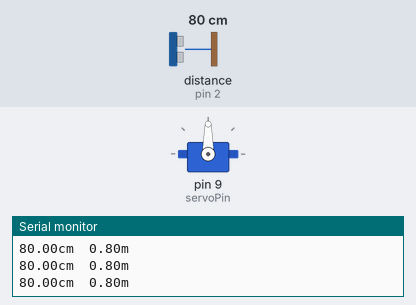
A sketch run on a simulated Arduino Uno, built with avr-gcc and run on an emulated ATmega328P. On the bench: servo, the last lines printed to the serial monitor. Wiring (inferred from the names in the program): ultrasonic range finder: trigger pin 4; echo pin 2. The inputs (shaded band) are chosen by the test bench; at power-on: distance to the obstacle (sensor on pin 2) 80 cm. The echo pulse lasts 58.3 µs per cm; random numbers use the default seed unless the sketch sets one.

Above: at 7.2 s.
7.3 s: distance to the obstacle (sensor on pin 2) set to 2 cm
8.8 s: distance to the obstacle (sensor on pin 2) set to 18 cm
10.6 s: distance to the obstacle (sensor on pin 2) set to 23 cm
At 11.95 s:
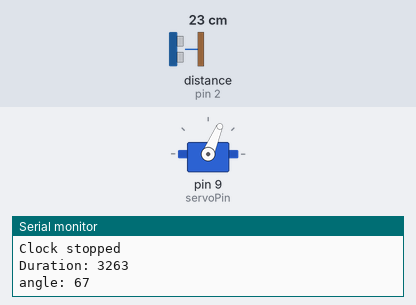
At 13.4 s:
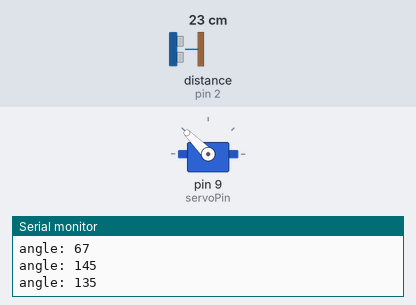
Timing chart, 0 to 15.5 s (numbered marks = the images above; inputs shaded):
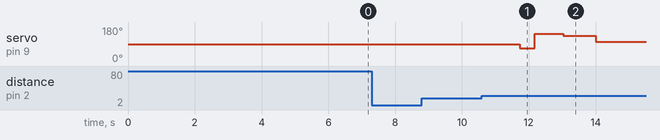

Measured:
- after the input at 10.6 s, servo on pin 9 (servoPin): 90° → 67° after 1.1 s, → 145° 0.45 s later, → 135° 0.86 s later, → 101° 0.97 s later

The sketch:

uhrilahde.ino
```cpp
#include <Servo.h>
Servo myServo;
// pins
int trig = 4;
int echo = 2;
int servoPin = 9;
// ultra
int duration;
float distance;
float meter;
// servo
int angle;
// timing
unsigned long startTime = 0;
unsigned long timingDuration = 0;
bool timingStarted = false;

void setup() {
  // put your setup code here, to run once:
  Serial.begin(9600);
  pinMode(trig, OUTPUT);
  digitalWrite(trig, LOW);
  delayMicroseconds(2);
  pinMode(echo, INPUT);
  delay(6000);
  Serial.println("Distance:");

  // servo
  myServo.attach(servoPin);
  angle = 0;
}

void loop() {
  ultraSonic();
  // check to start timing
  if (distance < 20 && !timingStarted) {
    startTime = millis();
    timingStarted = true;
    Serial.println("Clock started");
  }
  // end timing and execute program
  if (distance >= 20 && timingStarted) {
    timingDuration = millis() - startTime;
    timingStarted = false;
    Serial.println("Clock stopped");
    Serial.print("Duration: ");
    Serial.println(timingDuration);

    delay(timingDuration / 3);
    for (int i = 0; i <= timingDuration; i += 1000) {
      sayWord();
    }
  }

  delay(100);
}

void sayWord() {
  if (angle <= 90) {
    angle += random(5, 90);
    } else {
      angle -= random(5, 90);
    }
  if (angle < 0 || angle > 179) {
    angle = random (0, 179);
  }

  Serial.print("angle: ");
  Serial.println(angle);
  myServo.write(angle);

  delay(random(100, 1000));
  }

void ultraSonic() {

  digitalWrite(trig, HIGH);
  delayMicroseconds(10);
  digitalWrite(trig, LOW);
  duration = pulseIn(echo, HIGH);

  if (duration >= 38000) {
    Serial.print("Out range");
  } else {
    distance = duration / 58;
    Serial.print(distance);
    Serial.print("cm");
    meter = distance / 100;
    Serial.print("\t");
    Serial.print(meter);
    Serial.println("m");
  }
  }
```
